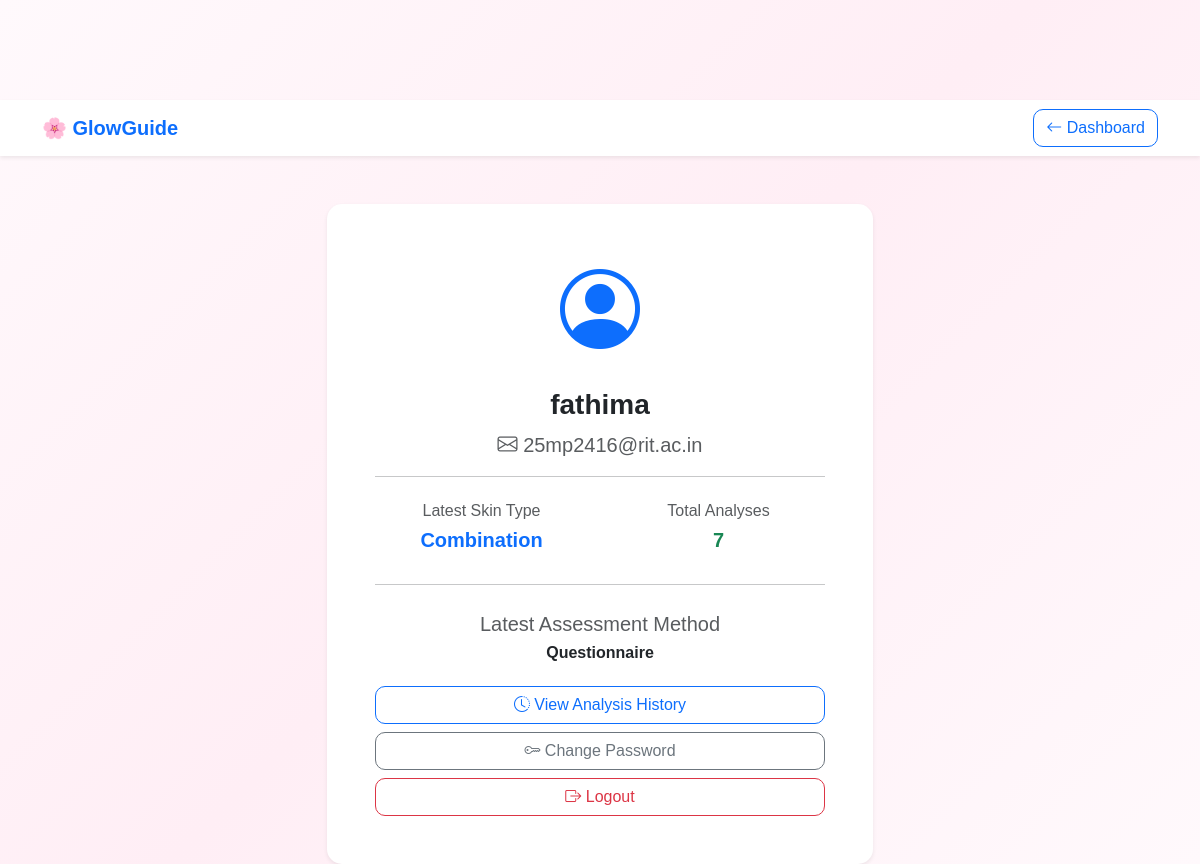
Screenshot of /profile (signed in) with the database file from the repository.
### tables this page shows
CREATE TABLE users (
            id INTEGER PRIMARY KEY AUTOINCREMENT,
            fullname TEXT NOT NULL,
            email TEXT UNIQUE NOT NULL,
            password TEXT NOT NULL
        );

CREATE TABLE analysis_history (
    id INTEGER PRIMARY KEY AUTOINCREMENT,
    user_email TEXT NOT NULL,
    analysis_date TIMESTAMP DEFAULT CURRENT_TIMESTAMP,
    method TEXT NOT NULL,
    skin_type TEXT NOT NULL,
    confidence REAL,
    image_name TEXT
);

### app.py (the view)
@app.route("/profile")
def profile():
    if "user" not in session:
        return redirect("/login")
    conn = get_db_connection()
    cursor = conn.cursor()
    cursor.execute(
        "SELECT fullname, email FROM users WHERE email = ?",
        (session["user_email"],)
    )
    user = cursor.fetchone()
    cursor.execute(
        "SELECT COUNT(*) FROM analysis_history WHERE user_email = ?",
        (session["user_email"],)
    )
    analysis_count = cursor.fetchone()[0]
    cursor.execute("""
        SELECT skin_type, method
        FROM analysis_history
        WHERE user_email = ?
        ORDER BY id DESC
        LIMIT 1
    """, (session["user_email"],))
    latest_analysis = cursor.fetchone()
    conn.close()
    return render_template(
        "profile.html",
        user=user,
        analysis_count=analysis_count,
        latest_analysis=latest_analysis
    )

### app.py (called while the page is built)
def get_db_connection():
    conn = sqlite3.connect("glowguide.db")
    conn.row_factory = sqlite3.Row
    return conn

### templates/profile.html (shortened to what this page needs)
<!DOCTYPE html>
<html lang="en">
<head>
    <link
        href="https://cdn.jsdelivr.net/npm/bootstrap@5.3.3/dist/css/bootstrap.min.css"
        rel="stylesheet">
    <link
        rel="stylesheet"
        href="https://cdn.jsdelivr.net/npm/bootstrap-icons@1.11.3/font/bootstrap-icons.min.css">
    <link
        rel="stylesheet"
        href="{{ url_for('static', filename='css/style.css') }}">
</head>
<body class="bg-light">
<nav class="navbar navbar-expand-lg navbar-light bg-white shadow-sm">
    <div class="container">
        <a
            href="{{ url_for('dashboard') }}"
            class="navbar-brand fw-bold text-primary">
            🌸 GlowGuide
        </a>
        <a
            href="{{ url_for('dashboard') }}"
            class="btn btn-outline-primary">
            <i class="bi bi-arrow-left"></i>
            Dashboard
        </a>
    </div>
</nav>
<div class="container mt-5">
    <div class="row justify-content-center">
        <div class="col-md-8 col-lg-6">
            <div class="card shadow-sm border-0">
                <div class="card-body p-5 text-center">
                    <div class="mb-3">
                        <i
                            class="bi bi-person-circle text-primary"
                            style="font-size: 80px;">
                        </i>
                    </div>
                    <h3 class="fw-bold">
                        {{ user["fullname"] }}
                    </h3>
                    <p class="text-muted">
                        <i class="bi bi-envelope"></i>
                        {{ user["email"] }}
                    </p>
                    <hr>
                    <div class="row text-center mt-4">
                        <div class="col-6">
                            <h6 class="text-muted">
                                Latest Skin Type
                            </h6>
                            {% if latest_analysis %}
                            <h5 class="fw-bold text-primary">
                                {{ latest_analysis["skin_type"]|capitalize }}
                            </h5>
                            {% else %}
                            <p class="text-muted">
                                Not analyzed yet
                            </p>
                            {% endif %}
                        </div>
                        <div class="col-6">
                            <h6 class="text-muted">
                                Total Analyses
                            </h6>
                            <h5 class="fw-bold text-success">
                                {{ analysis_count }}
                            </h5>
                        </div>
                    </div>
                    <hr class="my-4">
                    {% if latest_analysis %}
                    <div class="mb-4">
                        <p class="text-muted mb-1">
                            Latest Assessment Method
                        </p>
                        <h6 class="fw-bold">
                            {{ latest_analysis["method"] }}
                        </h6>
                    </div>
                    {% endif %}
                    <div class="d-grid gap-2">
                        <a
                            href="{{ url_for('history') }}"
                            class="btn btn-outline-primary">
                            <i class="bi bi-clock-history"></i>
                            View Analysis History
                        </a>
                        <a
                            href="{{ url_for('change_password') }}"
                            class="btn btn-outline-secondary">
                            <i class="bi bi-key"></i>
                            Change Password
                        </a>
                        <a
                            href="{{ url_for('logout') }}"
                            class="btn btn-outline-danger">
                            <i class="bi bi-box-arrow-right"></i>
                            Logout
                        </a>
                    </div>
                </div>
            </div>
        </div>
    </div>
</div>
</body>
</html>

### static/css/style.css (style rules this page uses)
body { margin: 0; font-family: Arial, sans-serif; background: #fdf6f8; text-align: center; padding-top: 100px; }
p { font-size: 20px; color: #555; }
body { background-color:#FFF7FA; font-family:Arial, Helvetica, sans-serif; }
body { background: linear-gradient(135deg,#fff9fc,#ffeef5,#fff9fc); }
.card { transition: all 0.3s ease; border-radius: 15px; }
.btn { border-radius: 10px; }

### rows the page displays
users: fullname "fathima", email "25mp2416@rit.ac.in"
analysis_history: skin_type "Combination", method "Questionnaire"

### other values shown
{{ analysis_count }} "7"
